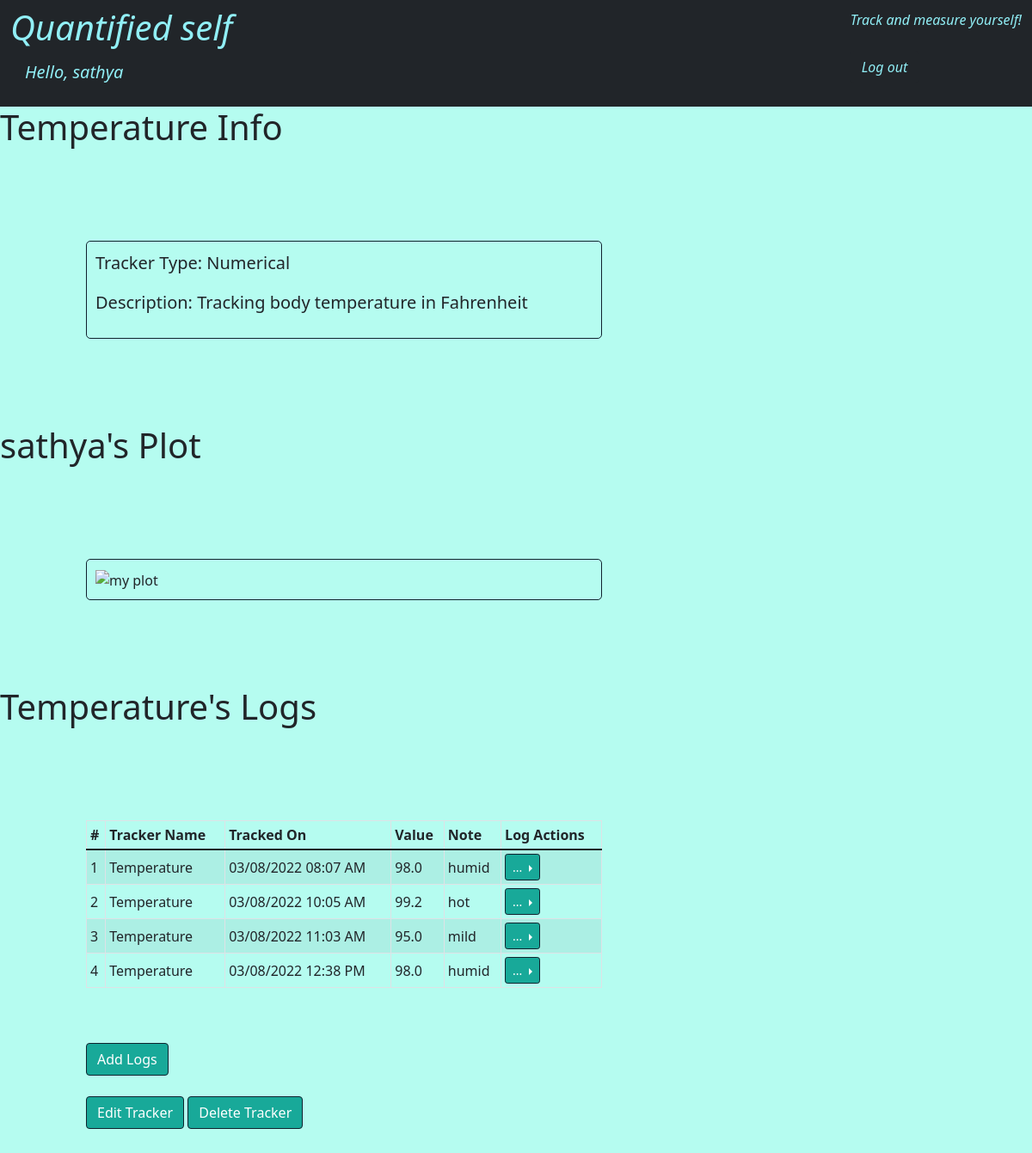
The app's page /user/sathya/14/tracker_info (signed in) with its own data.
### models.py (models this page shows, shortened)
class Users(db.Model, UserMixin):
    __tablename__ = "Users"
    uid = db.Column(db.Integer, autoincrement=True, primary_key=True)
    uname = db.Column(db.String, nullable=False, unique=True)
    password = db.Column(db.String(), nullable=False)
    trackers = db.relationship("Trackers", secondary="Enrollments")

class Trackers(db.Model):
    __tablename__ = "Trackers"
    trid = db.Column(db.Integer, autoincrement=True, primary_key=True)
    trname = db.Column(db.String, nullable=False, unique=True)
    trtype = db.Column(db.String, nullable=False)
    trdesc = db.Column(db.String)

class Logs(db.Model):
    __tablename__ = "Logs"
    lid = db.Column(db.Integer, autoincrement=True, primary_key=True)
    value = db.Column(db.String, nullable=False)
    note = db.Column(db.String)
    timestamp = db.Column(db.String, nullable=False)
    uid = db.Column(db.Integer, db.ForeignKey("Users.uid"), primary_key=True,nullable=False)
    trid = db.Column(db.Integer, db.ForeignKey("Trackers.trid"), primary_key=True, nullable=False)

### application/tracker.py (the view)
@app.route("/user/<uname>/<int:trid>/tracker_info")
@login_required
def tracker_info(uname,trid):
    logs = Logs.query.filter_by(trid=trid, uid=current_user.uid).all()
    tracker = Trackers.query.filter_by(trid=trid).first()
    s = None
    if (tracker.trtype == "Multiple Choice"):
        choices = Selectables.query.filter_by(trid=trid).first()
        s = choices.choices
        condition = True
    elif (tracker.trtype == "Numerical" or tracker.trtype == "Time Duration" or tracker.trtype=="Boolean") and logs:
        condition = True
    elif logs:
        condition=False
    return render_template("tracker_info.html", uname=uname, tracker=tracker, condition=condition, logs=logs, s=s)

### application/user.py (called while the page is built)
@login.user_loader
def load_user(uid):
    return Users.query.filter_by(uid=uid).first()

### templates/tracker_info.html (shortened to what this page needs)
<!DOCTYPE html>
<html lang="en">
  <head>
    <link href="https://cdn.jsdelivr.net/npm/bootstrap@5.1.3/dist/css/bootstrap.min.css" rel="stylesheet">
  </head>
<body >
    <nav class="navbar navbar-dark bg-dark">
        <div class="container-fluid">
           <h1 class="italic" style="color:#91eff6;">Quantified self <br><a class="btn btn-lg" style="color:#91eff6;" href="/user/{{uname}}/home">Hello, {{uname}}</a></h1>
           <br>
           <p class="italic" style="color:#91eff6;">Track and measure yourself!<br><br><a href="/user/logout" class="btn btn-dark" style="color:#91eff6">Log out</a></p>
        </div>
    </nav>
    <div id="main" class="col-md-8">
      <h1>{{tracker.trname}} Info</h1>
      <div class="row-g3" style="padding-top: 100px; padding-right: 100px;padding-bottom: 100px; padding-left: 100px;">
        <div class="row-col-md-8" style="border: 1px solid #10222E; border-radius: 5px; padding: 10px;">
          <p class="lead"><strong>Tracker Type: {{tracker.trtype}}</strong></p>
          <p class="lead"><strong>Description: {{tracker.trdesc}}</strong></p>
        </div>
      </div>
      <h1>{{uname}}'s Plot</h1>
      <div class="row-g3" style="padding-top: 100px; padding-right: 100px;padding-bottom: 100px; padding-left: 100px;">
        <div class="row-col-md-8" style="border: 1px solid #10222E; border-radius: 5px; padding: 10px;">
          <div>
            <img src="/user/{{uname}}/plot_png/{{tracker.trid}}" alt="my plot" height="100%" width="100%" style="object-fit: contain;">
        </div>
        </div>
      </div>
      <h1>{{tracker.trname}}'s Logs</h1>
      <div class="row-g3" style="padding-top: 100px; padding-right: 100px;padding-bottom: 100px; padding-left: 100px;">
        {% if condition %}
        <table class="table table-sm table-bordered table-striped align-middle" style="min-height: 180px;">
            <thead>
              <tr>
                <th scope="col">#</th>
                <th scope="col">Tracker Name</th>
                <th scope="col">Tracked On</th>
                <th scope="col">Value</th>
                <th scope="col">Note</th>
                <th scope="col">Log Actions</th>
              </tr>
            </thead>
            <tbody>
              {% for l in logs %}
              <tr>
                <td scope="row">{{loop.index}}</td>
                <td>{{tracker.query.filter_by(trid=l.trid).first().trname}}</td>
                <td>{{l.timestamp}}</td>
                <td>{{l.value}}</td>
                <td>{{l.note}}</td>
                <td>
                    <div class="btn-group dropend">
                        <button type="button" class="btn btn-primary btn-sm dropdown-toggle" data-bs-toggle="dropdown" style="border: 0.5px solid #10222E; background-color: #18A999; color: white;">
                          ...
                        </button>
                    </div>
                </td>
              </tr>
              {% endfor %}
            </tbody>
          </table>
         {% else %}
         No trackings yet
         {% endif %}
         <br>
         <br>
         <a href="/user/{{uname}}/tracker_info/{{tracker.trid}}/addlogs" class="btn btn-primary" style="border: 0.5px solid #10222E; background-color: #18A999; color: white;">Add Logs</a>
         <br>
         <br>
         <a href="/user/{{uname}}/tracker_info/{{tracker.trid}}/edit" class="btn btn-primary" style="border: 0.5px solid #10222E; background-color: #18A999; color: white;">Edit Tracker</a>
         <a href="/user/{{uname}}/tracker_info/{{tracker.trid}}/delete" class="btn btn-primary" style="border: 0.5px solid #10222E; background-color: #18A999; color: white;">Delete Tracker</a>
        </div>
      </div>
</body>
</html>

### templates/tracker_info.html (style rules this page uses)
body { background-color:rgba(52, 247, 214, 0.359) }
h1.italic { font-style:italic }
p.italic { font-style:italic }
table { width:100% }

### records on screen
Users: uname "sathya"
Trackers: trname "Temperature", trtype "Numerical", trdesc "Tracking body temperature in Fahrenheit"
Logs: query.filter_by "Temperature", timestamp "03/08/2022 08:07 AM", value "98.0", note "humid"
Logs: query.filter_by "Temperature", timestamp "03/08/2022 10:05 AM", value "99.2", note "hot"
Logs: query.filter_by "Temperature", timestamp "03/08/2022 11:03 AM", value "95.0", note "mild"
Logs: query.filter_by "Temperature", timestamp "03/08/2022 12:38 PM", value "98.0", note "humid"
